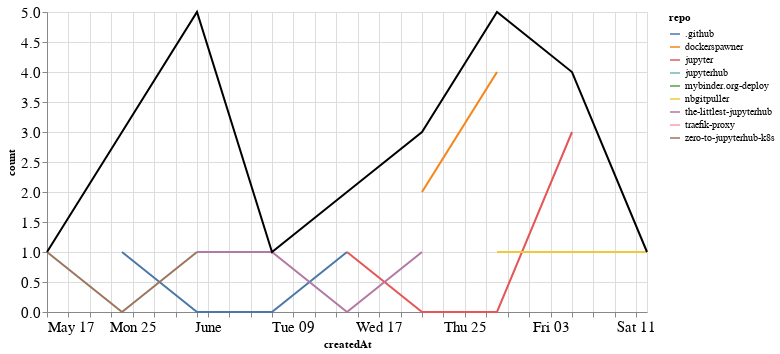

Notebook code for this chart:
### Markdown cell above
## PRs

### Code cell
prs_time = prs.groupby('repo').resample('W', on='createdAt').count()['author'].reset_index()
prs_time = prs_time.rename(columns={'author': 'count'})
prs_time_total = prs_time.groupby('createdAt').agg({"count": "sum"}).reset_index()

ch1 = alt.Chart(prs_time, width=600).mark_line().encode(
    x='createdAt',
    y='count',
    color='repo',
    tooltip="repo"
)

ch2 = alt.Chart(prs_time_total, width=600).mark_line(color="black").encode(
    x='createdAt',
    y='count',
)

ch1 + ch2

### Figure 1 — Vega-Lite specification as saved in the notebook (floating-point values rounded to 4 significant figures)
{"config": {"axisLeft": {"labelFontSize": 15}, "axisBottom": {"labelFontSize": 15}}, "layer": [{"data": {"name": "data-e05cc381f77d65ac50189779d233308f"}, "mark": "line", "encoding": {"color": {"type": "nominal", "field": "repo"}, "tooltip": {"type": "nominal", "field": "repo"}, "x": {"type": "temporal", "field": "createdAt"}, "y": {"type": "quantitative", "field": "count"}}, "width": 600}, {"data": {"name": "data-0dba8694c96e9b8e45b9953ca93a5092"}, "mark": {"type": "line", "color": "black"}, "encoding": {"x": {"type": "temporal", "field": "createdAt"}, "y": {"type": "quantitative", "field": "count"}}, "width": 600}], "$schema": "https://vega.github.io/schema/vega-lite/v4.8.1.json", "datasets": {"data-e05cc381f77d65ac50189779d233308f": [{"repo": ".github", "createdAt": "2020-05-24T00:00:00", "count": 1}, {"repo": ".github", "createdAt": "2020-05-31T00:00:00", "count": 0}, {"repo": ".github", "createdAt": "2020-06-07T00:00:00", "count": 0}, {"repo": ".github", "createdAt": "2020-06-14T00:00:00", "count": 1}, {"repo": "dockerspawner", "createdAt": "2020-06-21T00:00:00", "count": 2}, {"repo": "dockerspawner", "createdAt": "2020-06-28T00:00:00", "count": 4}, {"repo": "jupyter", "createdAt": "2020-06-14T00:00:00", "count": 1}, {"repo": "jupyter", "createdAt": "2020-06-21T00:00:00", "count": 0}, {"repo": "jupyter", "createdAt": "2020-06-28T00:00:00", "count": 0}, {"repo": "jupyter", "createdAt": "2020-07-05T00:00:00", "count": 3}, {"repo": "jupyterhub", "createdAt": "2020-05-31T00:00:00", "count": 3}, {"repo": "mybinder.org-deploy", "createdAt": "2020-05-24T00:00:00", "count": 1}, {"repo": "nbgitpuller", "createdAt": "2020-06-28T00:00:00", "count": 1}, {"repo": "nbgitpuller", "createdAt": "2020-07-05T00:00:00", "count": 1}, {"repo": "nbgitpuller", "createdAt": "2020-07-12T00:00:00", "count": 1}, {"repo": "the-littlest-jupyterhub", "createdAt": "2020-05-31T00:00:00", "count": 1}, {"repo": "the-littlest-jupyterhub", "createdAt": "2020-06-07T00:00:00", "count": 1}, {"repo": "the-littlest-jupyterhub", "createdAt": "2020-06-14T00:00:00", "count": 0}, {"repo": "the-littlest-jupyterhub", "createdAt": "2020-06-21T00:00:00", "count": 1}, {"repo": "traefik-proxy", "createdAt": "2020-05-24T00:00:00", "count": 1}, {"repo": "zero-to-jupyterhub-k8s", "createdAt": "2020-05-17T00:00:00", "count": 1}, {"repo": "zero-to-jupyterhub-k8s", "createdAt": "2020-05-24T00:00:00", "count": 0}, {"repo": "zero-to-jupyterhub-k8s", "createdAt": "2020-05-31T00:00:00", "count": 1}], "data-0dba8694c96e9b8e45b9953ca93a5092": [{"createdAt": "2020-05-17T00:00:00", "count": 1}, {"createdAt": "2020-05-24T00:00:00", "count": 3}, {"createdAt": "2020-05-31T00:00:00", "count": 5}, {"createdAt": "2020-06-07T00:00:00", "count": 1}, {"createdAt": "2020-06-14T00:00:00", "count": 2}, {"createdAt": "2020-06-21T00:00:00", "count": 3}, {"createdAt": "2020-06-28T00:00:00", "count": 5}, {"createdAt": "2020-07-05T00:00:00", "count": 4}, {"createdAt": "2020-07-12T00:00:00", "count": 1}]}}
